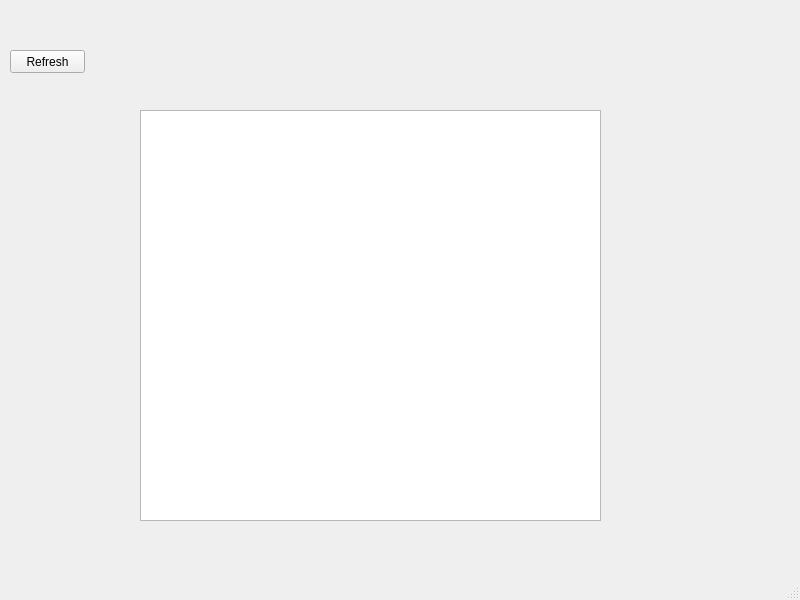
<?xml version="1.0" encoding="UTF-8"?>
<ui version="4.0">
 <class>MainWindow</class>
 <widget class="QMainWindow" name="MainWindow">
  <property name="geometry">
   <rect>
    <x>0</x>
    <y>0</y>
    <width>800</width>
    <height>600</height>
   </rect>
  </property>
  <property name="windowTitle">
   <string>MainWindow</string>
  </property>
  <widget class="QWidget" name="centralwidget">
   <widget class="QListWidget" name="listWidget">
    <property name="geometry">
     <rect>
      <x>140</x>
      <y>110</y>
      <width>461</width>
      <height>411</height>
     </rect>
    </property>
   </widget>
   <widget class="QPushButton" name="pushButton">
    <property name="geometry">
     <rect>
      <x>10</x>
      <y>50</y>
      <width>75</width>
      <height>23</height>
     </rect>
    </property>
    <property name="text">
     <string>Refresh</string>
    </property>
   </widget>
  </widget>
  <widget class="QMenuBar" name="menubar">
   <property name="geometry">
    <rect>
     <x>0</x>
     <y>0</y>
     <width>800</width>
     <height>21</height>
    </rect>
   </property>
  </widget>
  <widget class="QStatusBar" name="statusbar"/>
 </widget>
 <resources/>
 <connections/>
</ui>
